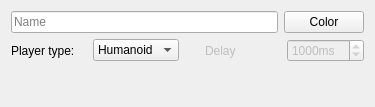
<?xml version="1.0" encoding="UTF-8"?>
<ui version="4.0">
 <class>PlayerConfView</class>
 <widget class="QWidget" name="PlayerConfView">
  <property name="geometry">
   <rect>
    <x>0</x>
    <y>0</y>
    <width>375</width>
    <height>107</height>
   </rect>
  </property>
  <property name="windowTitle">
   <string>Form</string>
  </property>
  <layout class="QGridLayout" name="gridLayout">
   <item row="0" column="0">
    <layout class="QVBoxLayout" name="verticalLayout">
     <item>
      <layout class="QHBoxLayout" name="horizontalLayout">
       <item>
        <widget class="QLineEdit" name="nameLineEdit">
         <property name="minimumSize">
          <size>
           <width>200</width>
           <height>0</height>
          </size>
         </property>
         <property name="placeholderText">
          <string>Name</string>
         </property>
        </widget>
       </item>
       <item>
        <widget class="ColorButton" name="colorButton">
         <property name="sizePolicy">
          <sizepolicy hsizetype="Preferred" vsizetype="Fixed">
           <horstretch>0</horstretch>
           <verstretch>0</verstretch>
          </sizepolicy>
         </property>
         <property name="text">
          <string>Color</string>
         </property>
        </widget>
       </item>
      </layout>
     </item>
     <item>
      <layout class="QHBoxLayout" name="horizontalLayout_3">
       <item>
        <widget class="QLabel" name="label">
         <property name="text">
          <string>Player type:</string>
         </property>
        </widget>
       </item>
       <item>
        <widget class="QComboBox" name="playerTypeComboBox">
         <property name="sizeAdjustPolicy">
          <enum>QComboBox::AdjustToContents</enum>
         </property>
         <item>
          <property name="text">
           <string>Humanoid</string>
          </property>
         </item>
         <item>
          <property name="text">
           <string>Computer</string>
          </property>
         </item>
        </widget>
       </item>
       <item>
        <spacer name="horizontalSpacer_2">
         <property name="orientation">
          <enum>Qt::Horizontal</enum>
         </property>
         <property name="sizeType">
          <enum>QSizePolicy::Fixed</enum>
         </property>
         <property name="sizeHint" stdset="0">
          <size>
           <width>20</width>
           <height>20</height>
          </size>
         </property>
        </spacer>
       </item>
       <item>
        <widget class="QLabel" name="moveDelayLabel">
         <property name="enabled">
          <bool>false</bool>
         </property>
         <property name="text">
          <string>Delay</string>
         </property>
        </widget>
       </item>
       <item>
        <widget class="QSpinBox" name="moveDelaySpinButton">
         <property name="enabled">
          <bool>false</bool>
         </property>
         <property name="suffix">
          <string>ms</string>
         </property>
         <property name="maximum">
          <number>10000</number>
         </property>
         <property name="singleStep">
          <number>500</number>
         </property>
         <property name="value">
          <number>1000</number>
         </property>
        </widget>
       </item>
      </layout>
     </item>
     <item>
      <widget class="QLabel" name="errorLabel">
       <property name="styleSheet">
        <string notr="true">QLabel { color: red; }</string>
       </property>
       <property name="text">
        <string/>
       </property>
      </widget>
     </item>
    </layout>
   </item>
  </layout>
 </widget>
 <customwidgets>
  <customwidget>
   <class>ColorButton</class>
   <extends>QPushButton</extends>
   <header>colorbutton.h</header>
  </customwidget>
 </customwidgets>
 <resources/>
 <connections>
  <connection>
   <sender>nameLineEdit</sender>
   <signal>textEdited(QString)</signal>
   <receiver>PlayerConfView</receiver>
   <slot>_nameEdited(QString)</slot>
   <hints>
    <hint type="sourcelabel">
     <x>77</x>
     <y>31</y>
    </hint>
    <hint type="destinationlabel">
     <x>78</x>
     <y>46</y>
    </hint>
   </hints>
  </connection>
  <connection>
   <sender>playerTypeComboBox</sender>
   <signal>currentIndexChanged(int)</signal>
   <receiver>PlayerConfView</receiver>
   <slot>_playerTypeChanged(int)</slot>
   <hints>
    <hint type="sourcelabel">
     <x>125</x>
     <y>66</y>
    </hint>
    <hint type="destinationlabel">
     <x>123</x>
     <y>81</y>
    </hint>
   </hints>
  </connection>
 </connections>
 <slots>
  <slot>_nameEdited(QString)</slot>
  <slot>_playerTypeChanged(int)</slot>
 </slots>
</ui>
